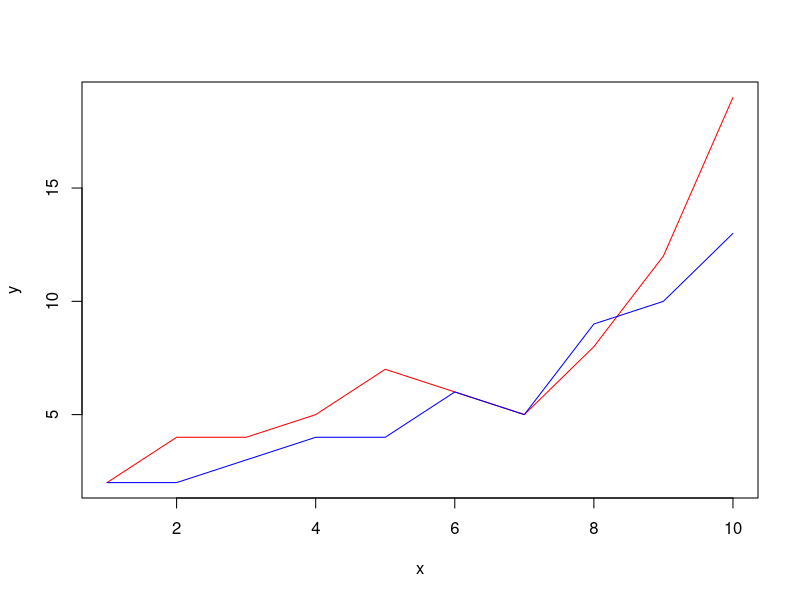

The R source for this figure:
#punto 1 
#λ = 12, µ = 15 llamadas/hora

#a) Tiempo promedio que debe esperar el cliente para tomar su pedido
    #Wq = λ/(µ(µ-λ))

Wq = 12/(15*(15-12))
  
#b)  número promedio de personas que llaman y esperan para un pedido
   #Lq = λ^2/(µ(µ-λ))
Lq = 12^2/(15*(15-12))

#c)¿contratar otro empleado?
  
  #Po = (1/(∑ 1/n! * (λ/µ)^n)) + 1/m * (λ/µ)^m * (m*µ)/(m*µ-λ)

  #Wq = (µ(λ/µ)^m)/(m-1)!*(mµ-λ)^2
#m = 2
aux <- 0
valoresN <- c(0,1)
for (i in valoresN) {
    
  aux = aux + ((1/1) * (12/15)^i)
  
}

Po = 1/(aux +(1/2) * (12/15)^2 * (2*15)/(2*15-12))

Wq2 = ((15*(12/15)^2)/((2-1)*(2*15-12)^2)) * Po

#Costos con un trabajador
c1 <- 10+12*Wq*50
#Costos con dos trabajadores
c2 <- 20+12*Wq2*50

Ls = Lq + 12/15

#Dinero ahorrado
Dinero<-c1-c2

#costo total = 4*Wq3*50 + 10*n
4*Wq*50+10

trabajadores <- c(1:20)
#define data to plot
x <- 1:10
y1 <- c(2, 4, 4, 5, 7, 6, 5, 8, 12, 19)
y2 <- c(2, 2, 3, 4, 4, 6, 5, 9, 10, 13)

#plot first line
plot(x, y1, type='l', col='red', xlab='x', ylab='y')

#add second line to plot
lines(x, y2, col='blue')




